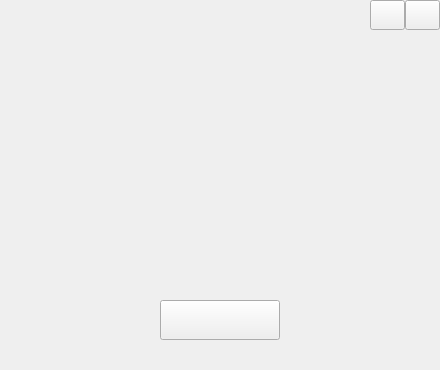
<?xml version="1.0" encoding="UTF-8"?>
<ui version="4.0">
 <class>INIT</class>
 <widget class="QWidget" name="INIT">
  <property name="geometry">
   <rect>
    <x>0</x>
    <y>0</y>
    <width>440</width>
    <height>370</height>
   </rect>
  </property>
  <property name="windowTitle">
   <string>Form</string>
  </property>
  <property name="styleSheet">
   <string notr="true"/>
  </property>
  <widget class="MYBTN" name="btn_start">
   <property name="geometry">
    <rect>
     <x>160</x>
     <y>300</y>
     <width>120</width>
     <height>40</height>
    </rect>
   </property>
   <property name="font">
    <font>
     <family>Segoe Script</family>
     <pointsize>12</pointsize>
     <weight>9</weight>
     <italic>false</italic>
     <bold>false</bold>
    </font>
   </property>
   <property name="focusPolicy">
    <enum>Qt::NoFocus</enum>
   </property>
   <property name="styleSheet">
    <string notr="true">font: 75 12pt &quot;Segoe Script&quot;;</string>
   </property>
   <property name="text">
    <string/>
   </property>
  </widget>
  <widget class="MYBTN" name="btn_min">
   <property name="geometry">
    <rect>
     <x>370</x>
     <y>0</y>
     <width>35</width>
     <height>30</height>
    </rect>
   </property>
   <property name="focusPolicy">
    <enum>Qt::NoFocus</enum>
   </property>
   <property name="text">
    <string/>
   </property>
  </widget>
  <widget class="MYBTN" name="btn_close">
   <property name="geometry">
    <rect>
     <x>405</x>
     <y>0</y>
     <width>35</width>
     <height>30</height>
    </rect>
   </property>
   <property name="focusPolicy">
    <enum>Qt::NoFocus</enum>
   </property>
   <property name="text">
    <string/>
   </property>
  </widget>
 </widget>
 <customwidgets>
  <customwidget>
   <class>MYBTN</class>
   <extends>QPushButton</extends>
   <header location="global">mycontral/mybtn.h</header>
  </customwidget>
 </customwidgets>
 <resources/>
 <connections/>
</ui>
